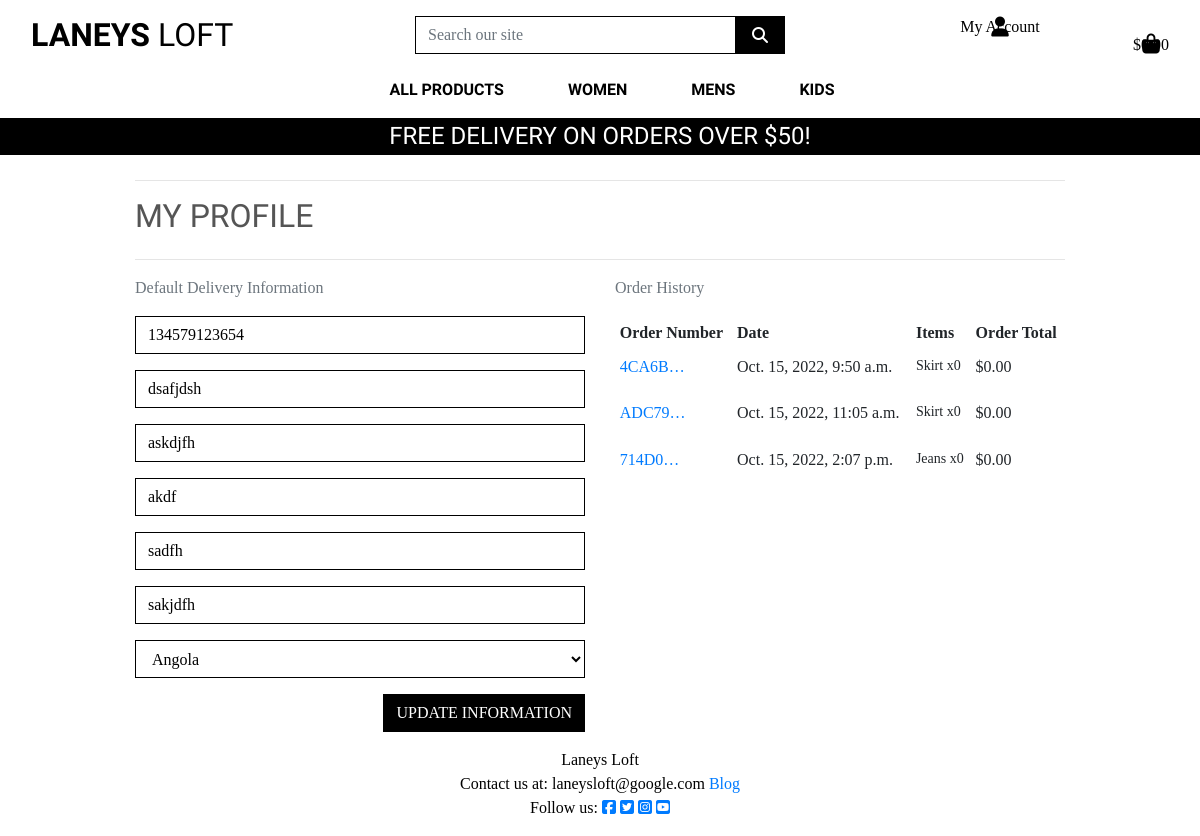
The page /profiles/ (signed in) on the database its author committed.
### profiles/models.py (models this page shows, shortened)
class UserProfile(models.Model):
    user = models.OneToOneField(User, on_delete=models.CASCADE)
    default_phone_number = models.CharField(max_length=20, null=True, blank=True)
    default_street_address1 = models.CharField(max_length=80, null=True, blank=True)
    default_street_address2 = models.CharField(max_length=80, null=True, blank=True)
    default_town_or_city = models.CharField(max_length=40, null=True, blank=True)
    default_county = models.CharField(max_length=80, null=True, blank=True)
    default_postcode = models.CharField(max_length=20, null=True, blank=True)
    default_country =   CountryField(blank_label='Country', null=True, blank=True)

### checkout/models.py (models this page shows, shortened)
class Order(models.Model):
    order_number = models.CharField(max_length=32, null=False, editable=False)
    user_profile = models.ForeignKey(UserProfile, on_delete=models.SET_NULL,
                                     null=True, blank=True,
                                     related_name='orders')
    full_name = models.CharField(max_length=50, null=False, blank=False)
    email = models.EmailField(max_length=254, null=False, blank=False)
    phone_number = models.CharField(max_length=20, null=False, blank=False)
    country =   CountryField(blank_label='Country *', null=False, blank=False)
    postcode = models.CharField(max_length=20, null=True, blank=True)
    town_or_city = models.CharField(max_length=40, null=False, blank=False)
    street_address1 = models.CharField(max_length=80, null=False, blank=False)
    street_address2 = models.CharField(max_length=80, null=True, blank=True)
    county = models.CharField(max_length=80, null=True, blank=True)
    date = models.DateTimeField(auto_now_add=True)
    delivery_cost = models.DecimalField(max_digits=6, decimal_places=2, null=False, default=0)
    order_total = models.DecimalField(max_digits=10, decimal_places=2, null=False, default=0)
    grand_total = models.DecimalField(max_digits=10, decimal_places=2, null=False, default=0)

class OrderLineItem(models.Model):
    order = models.ForeignKey(Order, null=False, blank=False, on_delete=models.CASCADE, related_name='lineitems')
    item = models.ForeignKey(Item, null=False, blank=False, on_delete=models.CASCADE)
    quantity = models.IntegerField(null=False, blank=False, default=0)
    lineitem_total = models.DecimalField(max_digits=6, decimal_places=2, null=False, blank=False, editable=False)

### items/models.py (models this page shows, shortened)
class Item(models.Model):
    category = models.ForeignKey('Category', null=True, blank=True, on_delete=models.SET_NULL)
    sku = models.UUIDField(primary_key=True, default=uuid.uuid4, editable=False, max_length=2254)
    name = models.CharField(max_length=254)
    clothes_type = models.ForeignKey('ClothesType', null=True, blank=True, on_delete=models.SET_NULL)
    men_women_children = models.CharField(max_length=200, choices=MEN_WOMEN_CHILDREN, default='na')
    size = models.ForeignKey('Size', null=True, blank=True, on_delete=models.SET_NULL)
    kids_age = models.ForeignKey('KidsAge', null=True, blank=True, on_delete=models.SET_NULL)
    colour = models.ForeignKey('Colour', null=True, blank=True, on_delete=models.SET_NULL)
    brand_or_author = models.ForeignKey('BrandOrAuthor', null=True, blank=True, on_delete=models.SET_NULL)
    description = models.TextField()
    price = models.DecimalField(max_digits=6, decimal_places=2)
    quality = models.CharField(max_length=254)
    image_url = models.URLField(max_length=1024, null=True, blank=True)
    image = models.ImageField(null=True, blank=True)

### profiles/views.py (the view)
# urls.py: path('', views.profile, name='profile'),
def profile(request):
    profile = get_object_or_404(UserProfile, user=request.user)
    if request.method == 'POST':
        form = UserProfileForm(request.POST, instance=profile)
        if form.is_valid():
            form.save()
            messages.success(request, 'Profile updated successfully')
    form = UserProfileForm(instance=profile)
    orders = profile.orders.all()
    template = 'profiles/profile.html'
    context = {
        'form': form,
        'orders': orders,
        'on_profile_page': True
    }
    return render(request, template, context)

### profiles/forms.py
class UserProfileForm(forms.ModelForm):
    class Meta:
        model = UserProfile
        exclude = ('user',)
    def __init__(self, *args, **kwargs):
        super().__init__(*args, **kwargs)
        placeholders = {
            'default_phone_number': 'Phone Number',
            'default_postcode': 'Postal Code',
            'default_town_or_city': 'Town or City',
            'default_street_address1': 'Street Address 1',
            'default_street_address2': 'Street Address 2',
            'default_county': 'County',
        }
        self.fields['default_phone_number'].widget.attrs['autofocus'] = True
        for field in self.fields:
            if field != 'default_country':
                if self.fields[field].required:
                    placeholder = f'{placeholders[field]} *'
                else:
                    placeholder = placeholders[field]
                self.fields[field].widget.attrs['placeholder'] = placeholder
            self.fields[field].widget.attrs['class'] = 'border-black rounded-0 profile-form-input'
            self.fields[field].label = False

### bag/contexts.py (called while the page is built, shortened)
def bag_contents(request):
    bag_items = []
    total = 0
    item_count = 0
    bag = request.session.get('bag', {})
    if total < settings.FREE_DELIVERY_THRESHOLD:
        delivery = total * Decimal(settings.STANDARD_DELIVERY_PERCENTAGE / 100)
        free_delivery_delta = settings.FREE_DELIVERY_THRESHOLD - total
    else:
        delivery = 0
        free_delivery_delta = 0
    grand_total = delivery + total
    context = {
        'bag_items': bag_items,
        'total': total,
        'item_count': item_count,
        'delivery': delivery,
        'free_delivery_delta': free_delivery_delta,
        'free_delivery_threshold': settings.FREE_DELIVERY_THRESHOLD,
        'grand_total': grand_total,
    }
    return context

### profiles/templates/profiles/profile.html (shortened to what this page needs)
{% extends "base.html" %}
{% load static %}
{% block extra_css %}
    <link rel="stylesheet" href="{% static 'profiles/css/profile.css' %}">
{% endblock %}
{% block page_header %}
    <div class="container header-container">
    </div>
{% endblock %}
{% block content %}
    <div class="overlay"></div>
    <div class="container">
        <div class="row">
            <div class="col">
                <hr>
                <h2 class="logo-font mb-4">My Profile</h2>
                <hr>
            </div>
        </div>
        <div class="row">
            <div class="col-12 col-lg-6">
                <p class="text-muted">Default Delivery Information</p>
                <form class="mt-3" action="{% url 'profile' %}" method="POST" id="profile-update-form">
                    {{ form|crispy }}
                    <button class="btn btn-black rounded-0 text-uppercase float-right">Update Information</button>
                </form>
            </div>
            <div class="col-12 col-lg-6">
                <p class="text-muted">Order History</p>
                <div class="order-history table-responsive">
                    <table class="table table-sm table-borderless">
                        <thead>
                            <tr>
                                <th>Order Number</th>
                                <th>Date</th>
                                <th>Items</th>
                                <th>Order Total</th>
                            </tr>
                        </thead>
                        <tbody>
                            {% for order in orders %}
                                <tr>
                                    <td>
                                        <a href="{% url 'order_history' order.order_number %}"
                                        title="{{ order.order_number }}">
                                            {{ order.order_number|truncatechars:6 }}
                                        </a>
                                    </td>
                                    <td>{{ order.date }}</td>
                                    <td>
                                        <ul class="list-unstyled">
                                            {% for item in order.lineitems.all %}
                                                <li class="small">
                                                    {{ item.item.name }} x{{ item.quantity }}
                                                </li>
                                            {% endfor %}
                                        </ul>
                                    </td>
                                    <td>${{ order.grand_total }}</td>
                                </tr>
                            {% endfor %}
                        </tbody>
                    </table>
                </div>
            </div>
        </div>
{% endblock %}

### static/css/base.css (style rules this page uses)
html { height: 100%; }
body { background: url('/media/homepage_background_cropped.jpg') no-repeat center center fixed; background-size: cover; height: calc(100vh - 164px); color: #555; font-family: 'Shippori Antuque'; }
.logo-font { text-transform: uppercase; font-family: 'Shippori Antique', sans-serif; }
.btn-black { background: black; color: white; }
.border-black { border: 1px solid black !important; }
.overlay { height: 100%; width: 100%; top: 0; left: 0; position: fixed; background: white; z-index: -1; }
@media (min-width: 1200px) { .container { max-width: 80%; } }
@media (min-width: 992px) { .header-container { padding-top: 164px; } }

### profiles/static/profiles/CSS/profile.css (style rules this page uses)
.order-history { max-height: 416px; overflow-y: auto; }
#profile-update-form .form-control { color: #000; }
#profile-update-form input::placeholder { color: #aab7c4; }
#id_default_country, #id_default_country option:not(:first-child) { color: #000; }

### rows shown on the page
UserProfile: default_phone_number "134579123654", default_street_address1 "dsafjdsh", default_street_address2 "askdjfh", default_town_or_city "akdf", default_county "sadfh", default_postcode "sakjdfh", default_country "Angola"
Order: order_number "4CA6B…", date "Oct. 15, 2022, 9:50 a.m.", grand_total "0.00"
OrderLineItem: item.name "Skirt", quantity "0"
Order: order_number "ADC79…", date "Oct. 15, 2022, 11:05 a.m.", grand_total "0.00"
OrderLineItem: item.name "Skirt", quantity "0"
Order: order_number "714D0…", date "Oct. 15, 2022, 2:07 p.m.", grand_total "0.00"
OrderLineItem: item.name "Jeans", quantity "0"

### other values the page prints
{{ free_delivery_threshold }} "50"
